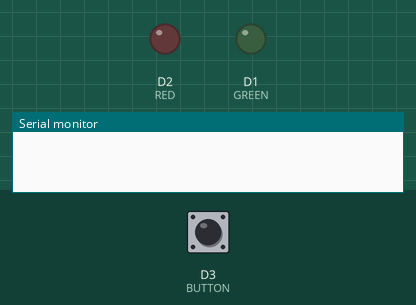
Simulated run of this sketch. Board: ESP8266 (NodeMCU). Parts: output pins drawn as LEDs (lit = HIGH), the last lines printed to the serial monitor. The inputs (shaded band) are chosen by the test bench; at power-on: D3 (BUTTON) HIGH.

Above: at 1.2 s.
1.3 s: D3 (BUTTON) pulled LOW for 3.2 s
At 5.1 s:
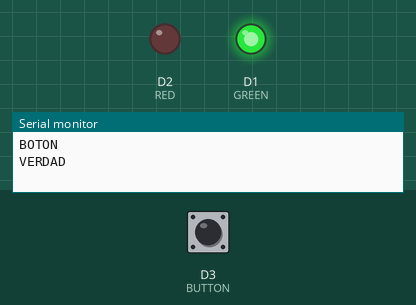
6.0 s: D3 (BUTTON) pulled LOW for 0.15 s
At 7.2 s:
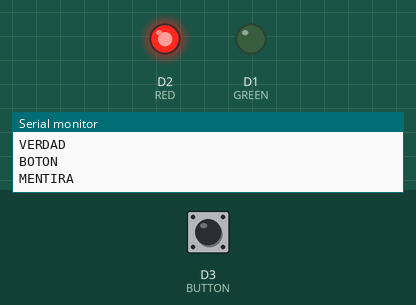
7.6 s: D3 (BUTTON) pulled LOW for 1 s
At 9.0 s:
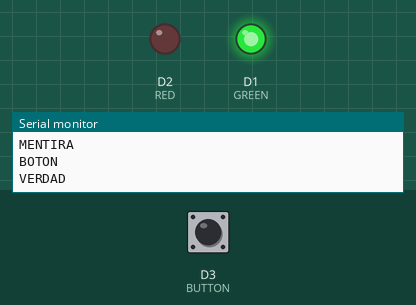
Timing chart, 0 to 10.6 s (numbered marks = the images above; inputs shaded):
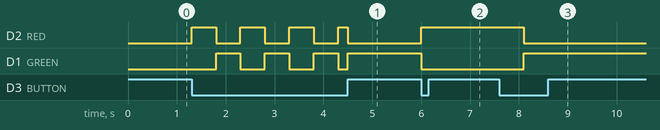

The sketch:

truthMachine.ino
```cpp
//LEDS
#define GREEN D1
#define RED D2
#define BUTTON D3

void setup() {
  Serial.begin(9600);
  Serial.println();

  //LEDs
  pinMode(GREEN, OUTPUT);
  pinMode(RED, OUTPUT);
  pinMode(BUTTON, INPUT);
  digitalWrite(GREEN, LOW);
  digitalWrite(RED, LOW);
}

int state = 0;
unsigned long pressStart = 0;

void loop() {
  int buttonState = digitalRead(BUTTON);

  if(buttonState == LOW && pressStart == 0) {
    Serial.println("BOTON");
    pressStart = millis();
  }

  unsigned long diff = millis() - pressStart;

  if(buttonState == LOW) {
    if((diff / 500) % 2 == 0) {
      digitalWrite(GREEN, LOW);
      digitalWrite(RED, HIGH);
    }
    else {
      digitalWrite(GREEN, HIGH);
      digitalWrite(RED, LOW);
    }
  }

  if (buttonState == HIGH && pressStart > 0) {
    if((diff / 1000) % 2 == 0) {
      Serial.println("MENTIRA");
      digitalWrite(GREEN, LOW);
      digitalWrite(RED, HIGH);
    }
    else {
      Serial.println("VERDAD");
      digitalWrite(GREEN, HIGH);
      digitalWrite(RED, LOW);
    }
    pressStart = 0;
  }
}
```

Measured:
- after the input at 1.3 s, D2 (RED): goes 3 × (HIGH 0.50 s, LOW 0.50 s), HIGH 0.20 s, then LOW, starting at once; D1 (GREEN): LOW → HIGH after 0.50 s, then repeats every 1.0 s: LOW 0.50 s, HIGH 0.50 s
- after the input at 6.0 s, D2 (RED): LOW → HIGH at once; D1 (GREEN): HIGH → LOW at once
- after the input at 7.6 s, D2 (RED): HIGH → LOW after 0.50 s; D1 (GREEN): LOW → HIGH after 0.50 s
